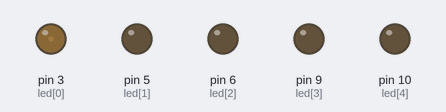
This sketch was run on a simulated Arduino Uno, built with avr-gcc and run on an emulated ATmega328P. On the bench: output pins drawn as LEDs (lit = HIGH).

Above: at 0.05 s.
At 0.95 s:
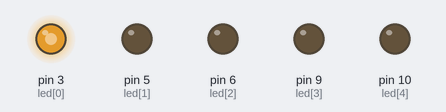
At 1.9 s:
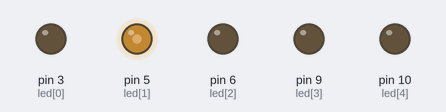
At 3.75 s:
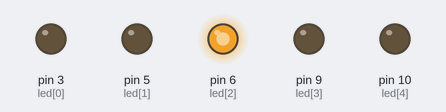
At 5.6 s:
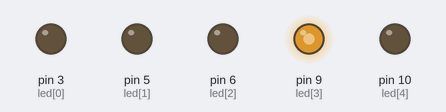
At 7.5 s:
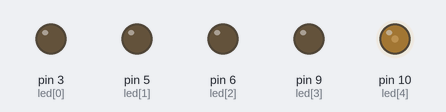
Timing chart, 0 to 10.0 s (numbered marks = the images above):
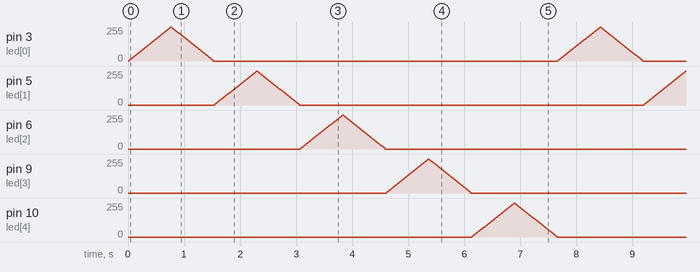

The sketch:

sketch_mar15a.ino
```cpp
int led[5] = {3, 5, 6, 9, 10};      // the PWM pins the LED are attached to
int x[6] = {19,22,4,7,8,11};
int brightness = 0;    // how bright the LED is
int fadeAmount = 3;    // how many points to fade the LED by
int currentLED = 0;

void setup() {
  for (int owo = 0; owo < 5; owo++)
    pinMode(led[owo], OUTPUT);
}

void loop() {
  analogWrite(led[currentLED], brightness);

  brightness = brightness + fadeAmount;
  if (brightness <= 0 || brightness >= 255) {
    fadeAmount = -fadeAmount;
    if (brightness <= 0) {
      analogWrite(led[currentLED], 0);
      currentLED = currentLED + 1;
      if (currentLED > 4) currentLED = 0;
    }
  }
  delay(9);
}
```
